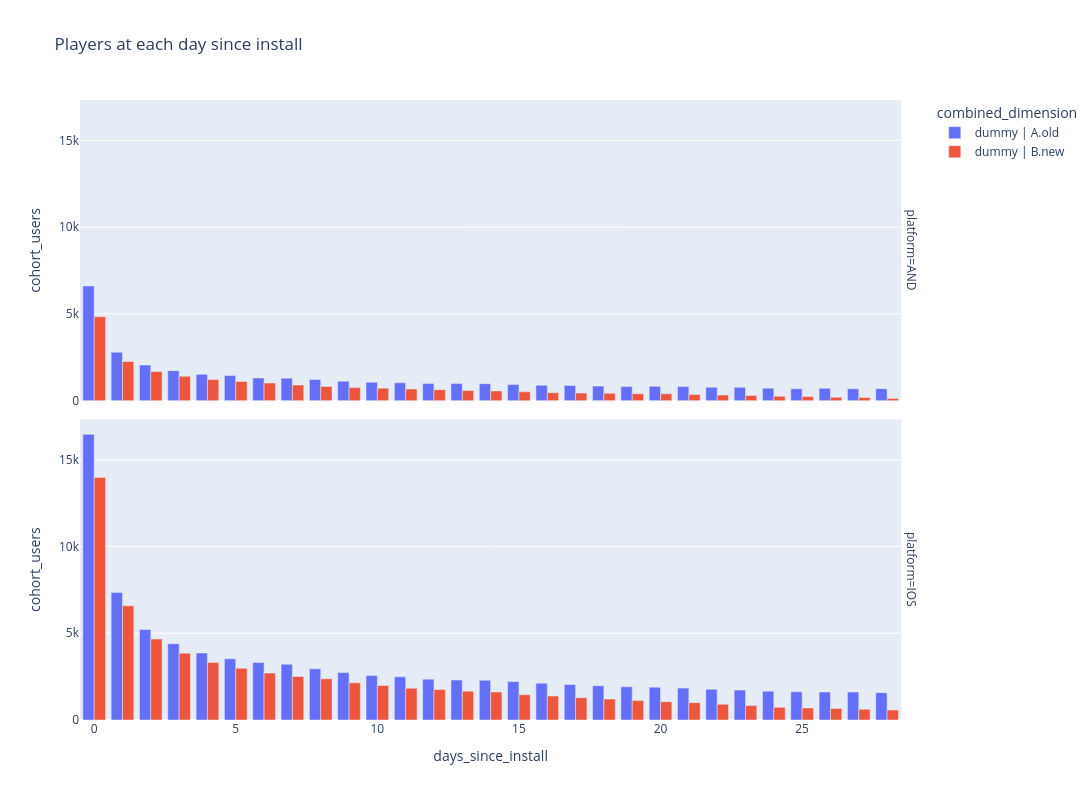

The cell this chart's notebook holds for it:
### Code cell
# hide-output
# Bar chart: surviving cohort size at each day since install by FTUE group
fig = px.bar(pl_ftue_max_level_agg, 
              x='days_since_install', 
              y='cohort_users',
              color='combined_dimension',
              title='Players at each day since install',
              facet_row='platform',
              width=1200,
              height=800,
              barmode='group',
              hover_data={'weighted_avg_max_gameday': True, 'cohort_users': True},)

fig.show()

### Figure 1 — Plotly figure (JSON) as saved in the notebook; plotly's stock layout.template omitted (floating-point values rounded to 4 significant figures)
{"data": [{"alignmentgroup": "True", "customdata": [[1.972], [3.927], [5.702], [6.797], [8.422], [9.023], [9.698], [10.31], [11.38], [12.65], [13.3], [13.89], [14.99], [15.52], [15.1], [16.42], [17.08], [16.97], [18.32], [18.27], [18.86], [18.88], [19.96], [20.12], [21.09], [21.84], [21.07], [22.15], [21.53]], "hovertemplate": "combined_dimension=dummy | A.old<br>platform=AND<br>days_since_install=%{x}<br>cohort_users=%{y}<br>weighted_avg_max_gameday=%{customdata[0]}<extra></extra>", "legendgroup": "dummy | A.old", "marker": {"color": "#636efa", "pattern": {"shape": ""}}, "name": "dummy | A.old", "offsetgroup": "dummy | A.old", "orientation": "v", "showlegend": true, "textposition": "auto", "type": "bar", "x": [0, 1, 2, 3, 4, 5, 6, 7, 8, 9, 10, 11, 12, 13, 14, 15, 16, 17, 18, 19, 20, 21, 22, 23, 24, 25, 26, 27, 28], "xaxis": "x2", "y": [6615, 2796, 2057, 1733, 1520, 1451, 1313, 1300, 1223, 1121, 1062, 1030, 987, 986, 984, 929, 894, 882, 841, 814, 827, 814, 776, 774, 724, 687, 712, 686, 695], "yaxis": "y2"}, {"alignmentgroup": "True", "customdata": [[1.829], [3.033], [4.127], [4.961], [5.671], [6.398], [6.991], [7.665], [8.228], [8.765], [9.234], [9.692], [10.32], [10.77], [11.03], [11.51], [11.9], [12.44], [13.12], [13.48], [13.88], [14.26], [15.01], [15.18], [15.75], [16.16], [16.56], [16.92], [17.07]], "hovertemplate": "combined_dimension=dummy | A.old<br>platform=IOS<br>days_since_install=%{x}<br>cohort_users=%{y}<br>weighted_avg_max_gameday=%{customdata[0]}<extra></extra>", "legendgroup": "dummy | A.old", "marker": {"color": "#636efa", "pattern": {"shape": ""}}, "name": "dummy | A.old", "offsetgroup": "dummy | A.old", "orientation": "v", "showlegend": false, "textposition": "auto", "type": "bar", "x": [0, 1, 2, 3, 4, 5, 6, 7, 8, 9, 10, 11, 12, 13, 14, 15, 16, 17, 18, 19, 20, 21, 22, 23, 24, 25, 26, 27, 28], "xaxis": "x", "y": [16466, 7345, 5216, 4396, 3866, 3525, 3315, 3213, 2947, 2732, 2565, 2488, 2355, 2304, 2294, 2212, 2120, 2046, 1971, 1914, 1891, 1839, 1773, 1724, 1661, 1631, 1612, 1612, 1577], "yaxis": "y"}, {"alignmentgroup": "True", "customdata": [[2.162], [4.108], [6.003], [7.684], [9.398], [10.55], [11.37], [12.55], [13.95], [15.23], [15.64], [16.71], [18.55], [19.24], [19.82], [20.97], [22.56], [22.79], [24.12], [22.71], [24.43], [25.18], [24.92], [25.19], [27.6], [26.87], [26.46], [26.01], [26.21]], "hovertemplate": "combined_dimension=dummy | B.new<br>platform=AND<br>days_since_install=%{x}<br>cohort_users=%{y}<br>weighted_avg_max_gameday=%{customdata[0]}<extra></extra>", "legendgroup": "dummy | B.new", "marker": {"color": "#EF553B", "pattern": {"shape": ""}}, "name": "dummy | B.new", "offsetgroup": "dummy | B.new", "orientation": "v", "showlegend": true, "textposition": "auto", "type": "bar", "x": [0, 1, 2, 3, 4, 5, 6, 7, 8, 9, 10, 11, 12, 13, 14, 15, 16, 17, 18, 19, 20, 21, 22, 23, 24, 25, 26, 27, 28], "xaxis": "x2", "y": [4839, 2260, 1681, 1410, 1219, 1107, 1020, 904, 823, 755, 723, 674, 636, 584, 564, 509, 461, 442, 428, 400, 395, 355, 328, 302, 255, 239, 197, 187, 133], "yaxis": "y2"}, {"alignmentgroup": "True", "customdata": [[1.982], [3.29], [4.413], [5.309], [6.103], [6.789], [7.437], [7.991], [8.465], [8.985], [9.492], [9.785], [10.24], [10.85], [11.06], [11.6], [11.98], [12.37], [12.87], [12.95], [13.35], [13.81], [14.61], [14.7], [15.37], [15.52], [15.68], [15.96], [16.55]], "hovertemplate": "combined_dimension=dummy | B.new<br>platform=IOS<br>days_since_install=%{x}<br>cohort_users=%{y}<br>weighted_avg_max_gameday=%{customdata[0]}<extra></extra>", "legendgroup": "dummy | B.new", "marker": {"color": "#EF553B", "pattern": {"shape": ""}}, "name": "dummy | B.new", "offsetgroup": "dummy | B.new", "orientation": "v", "showlegend": false, "textposition": "auto", "type": "bar", "x": [0, 1, 2, 3, 4, 5, 6, 7, 8, 9, 10, 11, 12, 13, 14, 15, 16, 17, 18, 19, 20, 21, 22, 23, 24, 25, 26, 27, 28], "xaxis": "x", "y": [13983, 6584, 4665, 3853, 3317, 2983, 2703, 2507, 2375, 2140, 1991, 1831, 1762, 1664, 1611, 1457, 1383, 1285, 1204, 1117, 1054, 999, 905, 831, 729, 693, 662, 619, 579], "yaxis": "y"}], "layout": {"annotations": [{"font": {}, "showarrow": false, "text": "platform=IOS", "textangle": 90, "x": 0.98, "xanchor": "left", "xref": "paper", "y": 0.2425, "yanchor": "middle", "yref": "paper"}, {"font": {}, "showarrow": false, "text": "platform=AND", "textangle": 90, "x": 0.98, "xanchor": "left", "xref": "paper", "y": 0.7575, "yanchor": "middle", "yref": "paper"}], "barmode": "group", "height": 800, "legend": {"title": {"text": "combined_dimension"}, "tracegroupgap": 0}, "title": {"text": "Players at each day since install"}, "width": 1200, "xaxis": {"anchor": "y", "domain": [0, 0.98], "title": {"text": "days_since_install"}}, "xaxis2": {"anchor": "y2", "domain": [0, 0.98], "matches": "x", "showticklabels": false}, "yaxis": {"anchor": "x", "domain": [0, 0.485], "title": {"text": "cohort_users"}}, "yaxis2": {"anchor": "x2", "domain": [0.515, 1], "matches": "y", "title": {"text": "cohort_users"}}}}
